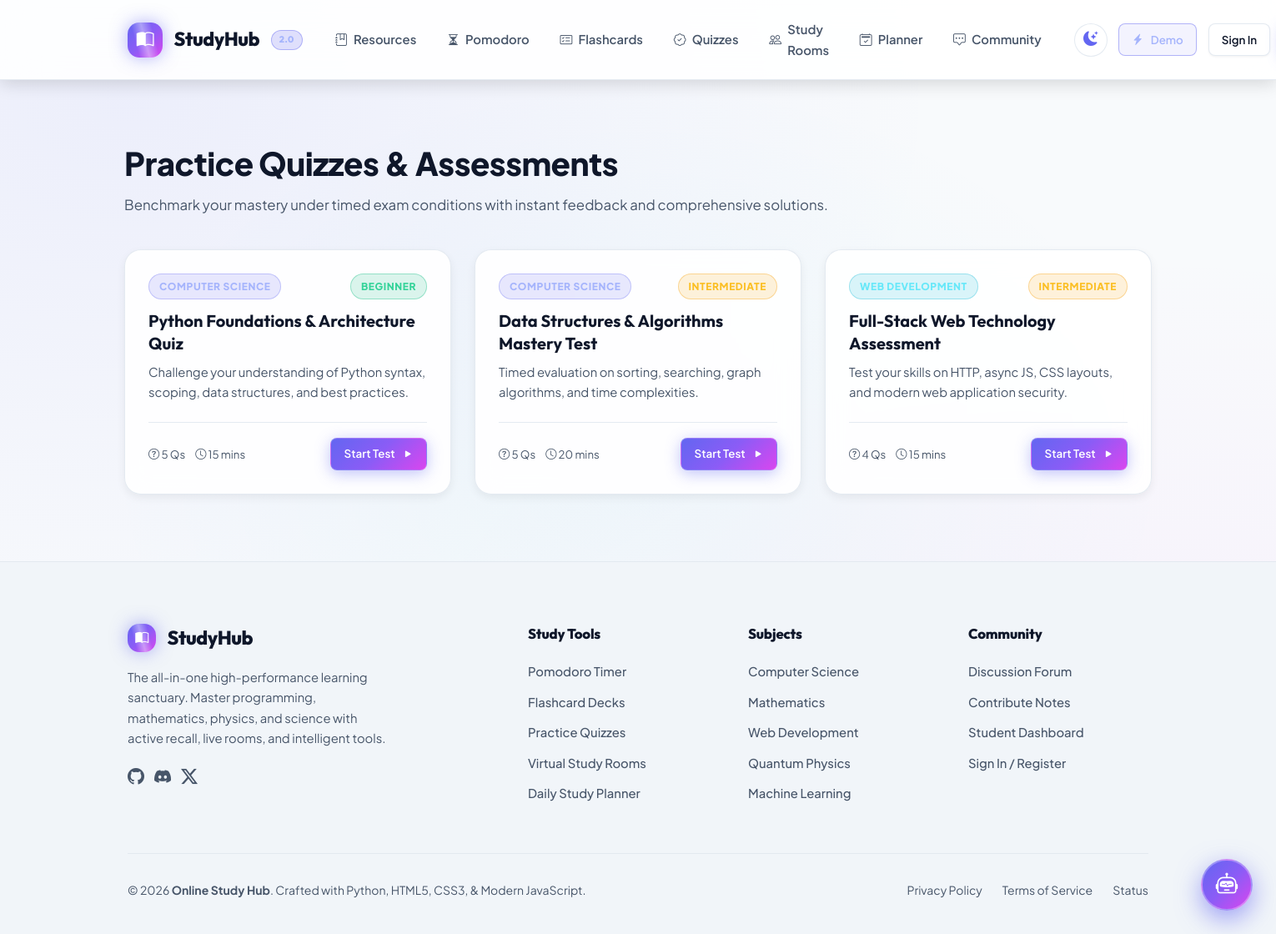
Screenshot of /quizzes with the database file from the repository.
### tables this page shows
CREATE TABLE quizzes (
        id INTEGER PRIMARY KEY AUTOINCREMENT,
        title TEXT NOT NULL,
        subject TEXT NOT NULL,
        description TEXT,
        duration_mins INTEGER DEFAULT 10,
        pass_percentage INTEGER DEFAULT 70,
        difficulty TEXT DEFAULT 'Intermediate',
        created_at TIMESTAMP DEFAULT CURRENT_TIMESTAMP
    );

### app.py (the view)
@app.route('/quizzes')
def quizzes():
    all_quizzes = models.get_all_quizzes()
    user_id = session.get('user_id')
    past_results = models.get_user_quiz_results(user_id) if user_id else []
    best_scores = {}
    for r in past_results:
        qid = r['quiz_id']
        if qid not in best_scores or r['percentage'] > best_scores[qid]['percentage']:
            best_scores[qid] = r
    return render_template('quizzes.html', quizzes=all_quizzes, best_scores=best_scores)

### app.py (called while the page is built)
@app.context_processor
def inject_global_data():
    current_user = None
    user_id = session.get('user_id')
    if user_id:
        current_user = models.get_user_by_id(user_id)
        if not current_user:
            session.pop('user_id', None)
    platform_stats = models.get_platform_stats()
    return {
        'current_user': current_user,
        'platform_stats': platform_stats,
        'app_name': 'StudyHub',
        'subjects_list': [
            'Computer Science', 'Mathematics', 'Physics', 'Data Science',
            'Web Development', 'Engineering', 'Literature', 'General Study'
        ]
    }

### database.py (called while the page is built)
def get_db():
    conn = sqlite3.connect(DB_PATH)
    conn.row_factory = sqlite3.Row
    return conn

### models.py (called while the page is built)
def get_all_quizzes():
    conn = get_db()
    quizzes = conn.execute('''
        SELECT q.*, COUNT(qq.id) as question_count
        FROM quizzes q
        LEFT JOIN quiz_questions qq ON q.id = qq.quiz_id
        GROUP BY q.id
        ORDER BY q.created_at DESC
    ''').fetchall()
    conn.close()
    return quizzes

def get_platform_stats():
    conn = get_db()
    total_users = conn.execute("SELECT COUNT(*) FROM users").fetchone()[0]
    total_resources = conn.execute("SELECT COUNT(*) FROM resources").fetchone()[0]
    total_decks = conn.execute("SELECT COUNT(*) FROM flashcard_decks").fetchone()[0]
    total_quizzes = conn.execute("SELECT COUNT(*) FROM quizzes").fetchone()[0]
    total_rooms = conn.execute("SELECT COUNT(*) FROM study_rooms").fetchone()[0]
    conn.close()
    return {
        "users": total_users + 1240, # Add social proof baseline
        "resources": total_resources,
        "decks": total_decks,
        "quizzes": total_quizzes,
        "rooms": total_rooms,
        "study_hours": 14850
    }

### templates/quizzes.html (shortened to what this page needs)
{% extends "base.html" %}
{% block content %}
<div class="container" style="padding: 3rem 1.5rem 5rem;">
  <div style="margin-bottom: 2.5rem;">
    <h1 style="font-size: 2.4rem; font-weight: 800; letter-spacing: -0.5px;">Practice Quizzes & Assessments</h1>
    <p style="color: var(--text-muted); font-size: 1.05rem; margin-top: 0.25rem;">
      Benchmark your mastery under timed exam conditions with instant feedback and comprehensive solutions.
    </p>
  </div>
  <div class="grid-3">
    {% for q in quizzes %}
      <div class="card card-clickable" onclick="window.location='{{ url_for('take_quiz', quiz_id=q['id']) }}'">
        <div style="display: flex; justify-content: space-between; align-items: flex-start; margin-bottom: 0.75rem;">
          <span class="badge {% if q['subject'] == 'Computer Science' %}badge-cs{% elif q['subject'] == 'Mathematics' %}badge-math{% else %}badge-web{% endif %}">
            {{ q['subject'] }}
          </span>
          <span class="badge badge-diff-{{ q['difficulty']|lower }}">{{ q['difficulty'] }}</span>
        </div>
        <h3 class="card-title">{{ q['title'] }}</h3>
        <p class="card-desc">{{ q['description'] }}</p>
        <div class="card-footer">
          <div style="display: flex; gap: 0.75rem; font-size: 0.825rem;">
            <span><i class="bi bi-question-circle"></i> {{ q['question_count'] }} Qs</span>
            <span><i class="bi bi-clock"></i> {{ q['duration_mins'] }} mins</span>
          </div>
          <span class="btn btn-primary btn-sm">
            Start Test <i class="bi bi-play-fill"></i>
          </span>
        </div>
      </div>
    {% endfor %}
  </div>
</div>
{% endblock %}

### rows the page displays
quizzes: subject "COMPUTER SCIENCE", difficulty "BEGINNER", title "Python Foundations & Architecture Quiz", description "Challenge your understanding of Python syntax, scoping, data structures, and best practices.", question_count "5", duration_mins "15"
quizzes: subject "COMPUTER SCIENCE", difficulty "INTERMEDIATE", title "Data Structures & Algorithms Mastery Test", description "Timed evaluation on sorting, searching, graph algorithms, and time complexities.", question_count "5", duration_mins "20"
quizzes: subject "WEB DEVELOPMENT", difficulty "INTERMEDIATE", title "Full-Stack Web Technology Assessment", description "Test your skills on HTTP, async JS, CSS layouts, and modern web application security.", question_count "4", duration_mins "15"
